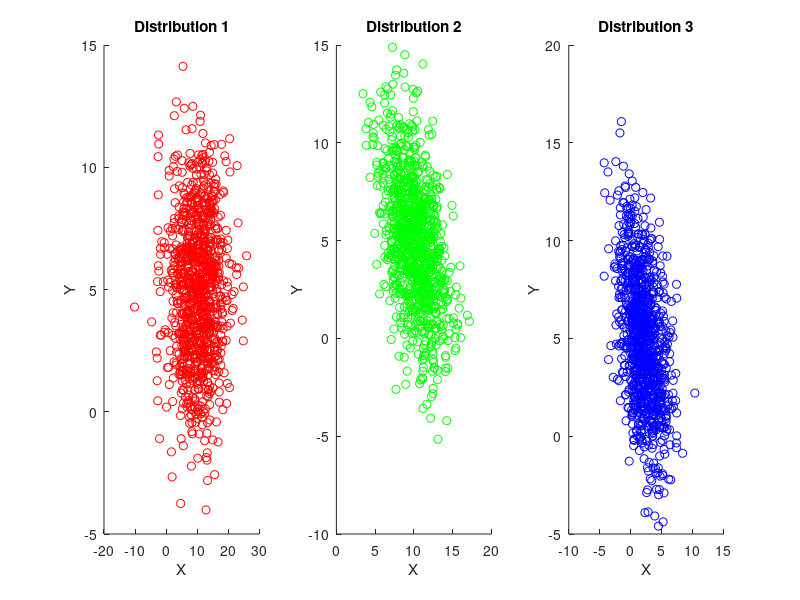
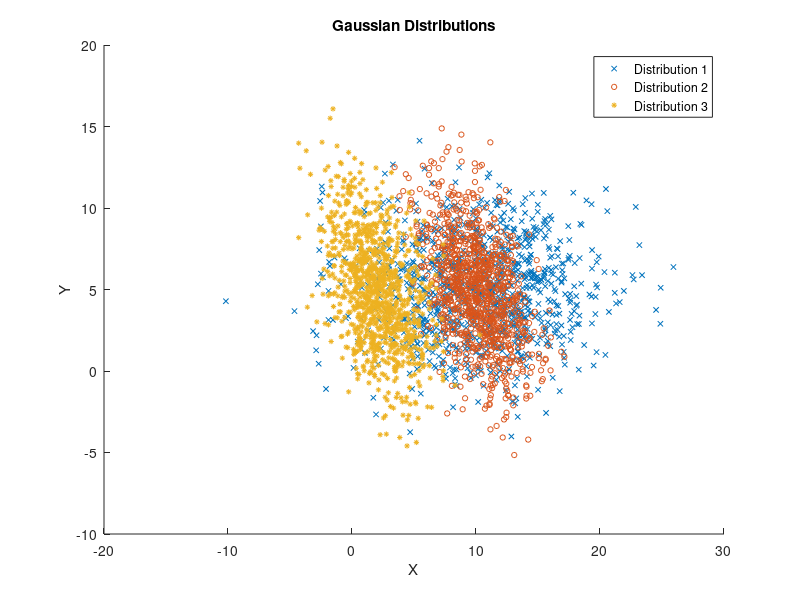
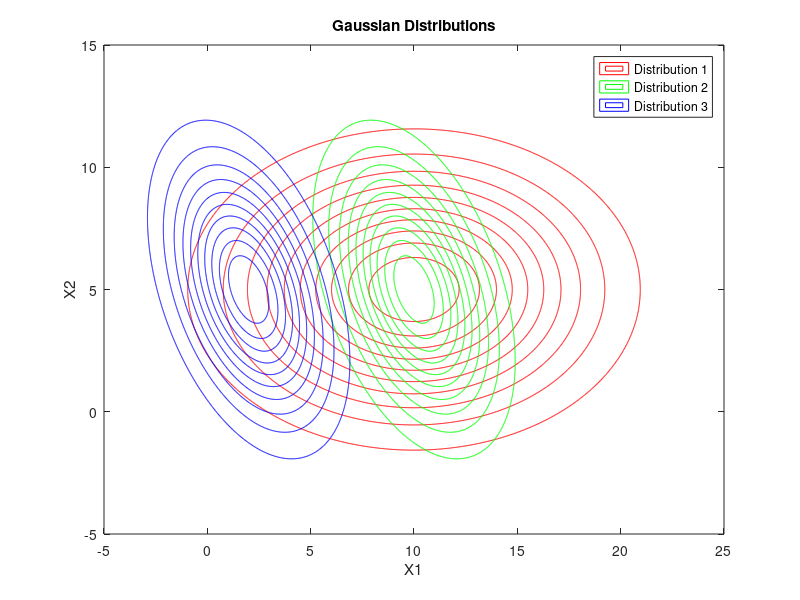
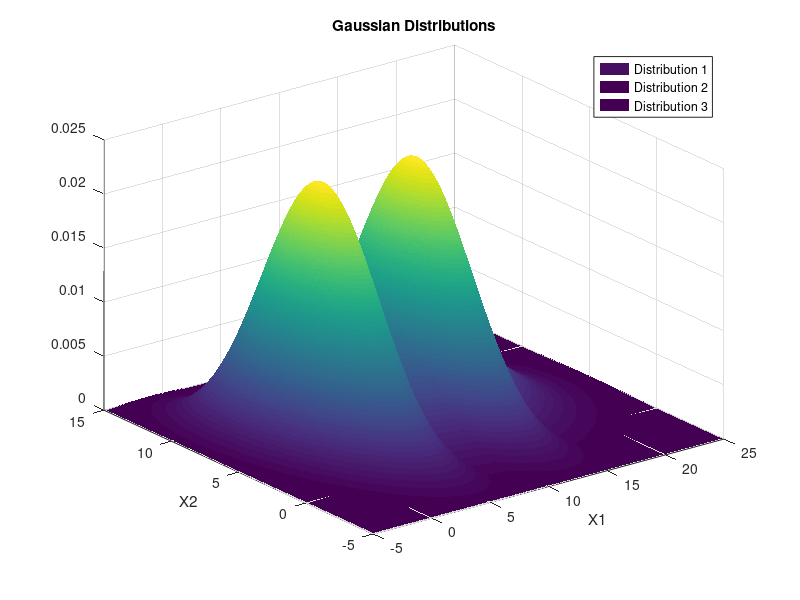

Here is the MATLAB script that generated these plots, in order:
clc;
clear;

N = 1000;

m1 = [10 ; 5];
v1 = [25 0; 0 9];
m2 = [10; 5];
v2 = [5 -3;-3 10];
m3 = [2; 5];
v3 = [5 -3;-3 10];


% Generate 1000 samples from each Gaussian distribution
x1 = mvnrnd(m1, v1, N);
x2 = mvnrnd(m2, v2, N);
x3 = mvnrnd(m3, v3, N);


% Visualizing each data scatter plot
figure;
subplot(1,3,1)
scatter(x1(:,1), x1(:,2), 'r'); 
xlabel('X');
ylabel('Y');
title('Distribution 1');

subplot(1,3,2)
scatter(x2(:,1), x2(:,2),'g');
xlabel('X');
ylabel('Y');
title('Distribution 2');

subplot(1,3,3)
scatter(x3(:,1), x3(:,2),'b');
xlabel('X');
ylabel('Y');
title('Distribution 3');

% Visualizing distribution in one figure
figure;
scatter(x1(:,1), x1(:,2), 15,'marker','x'); hold on;
scatter(x2(:,1), x2(:,2), 15,'marker','o'); 
scatter(x3(:,1), x3(:,2), 15,'marker','*'); 
xlabel('X')
ylabel('Y')
title('Gaussian Distributions');
legend('Distribution 1', 'Distribution 2', 'Distribution 3');

% Define x and y ranges for plotting the contours
mesh_x1 = linspace(-5, 25, 1000);
mesh_x2 = linspace(-5, 15, 1000);
[X1, X2] = meshgrid(mesh_x1, mesh_x2);
X = [X1(:), X2(:)];

% Calculate the pdf values for each distribution at each point in the meshgrid
y1 = mvnpdf(X, m1', v1);
y2 = mvnpdf(X, m2', v2);
y3 = mvnpdf(X, m3', v3);

% Reshape the pdf values to match the dimensions of X and Y for contour plotting
y1 = reshape(y1, size(X1));
y2 = reshape(y2, size(X1));
y3 = reshape(y3, size(X1));

% Plot the pdf contours
figure;
contour(X1,X2,y1, 'LineColor', 'r'); hold on;
contour(X1,X2,y2, 'LineColor', 'g');
contour(X1,X2,y3, 'LineColor', 'b');
xlabel('X1');
ylabel('X2');
title('Gaussian Distributions');
legend('Distribution 1', 'Distribution 2', 'Distribution 3');
hold off;

% Visualizing pdf to surface plot
figure;
surf(X1, X2,y1, 'edgecolor','none'); hold on;
surf(X1, X2, y2, 'edgecolor','none');
surf(X1, X2, y3, 'edgecolor','none');
xlabel('X1');
ylabel('X2');
title('Gaussian Distributions');
legend('Distribution 1', 'Distribution 2', 'Distribution 3');
hold off;